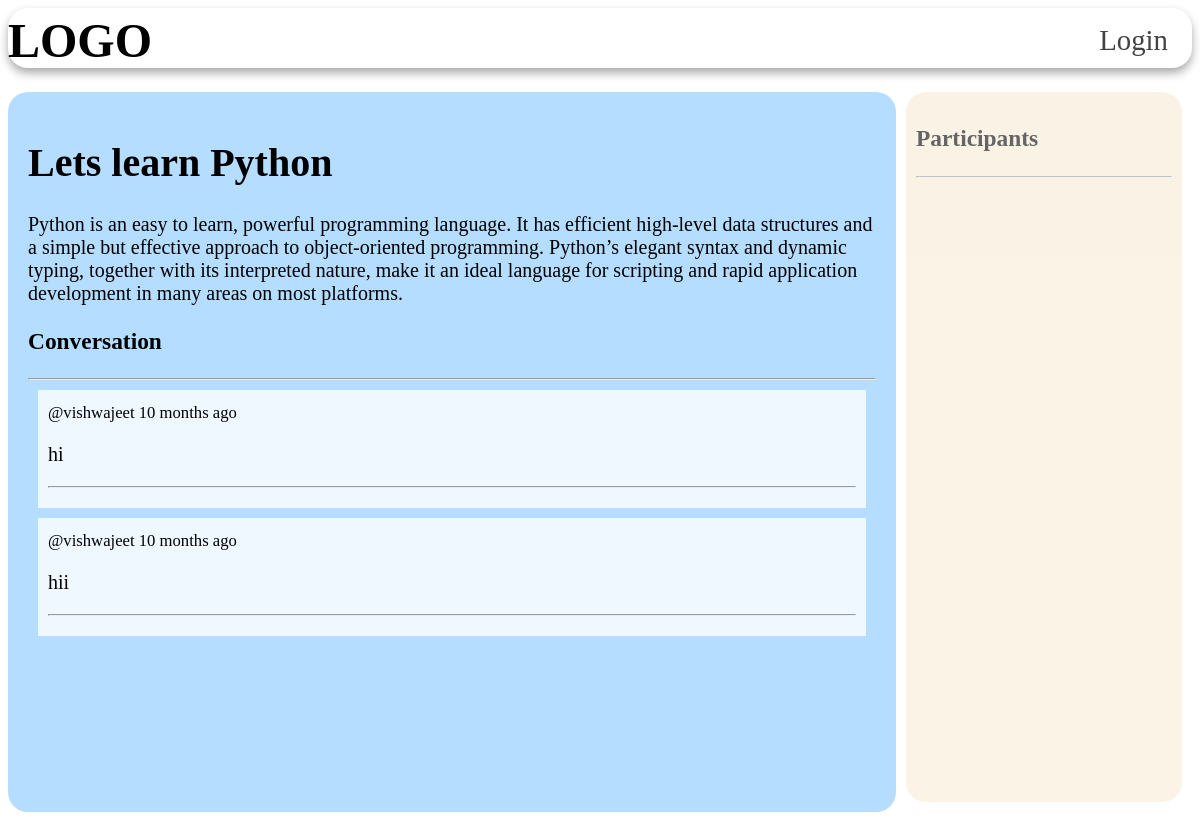
Page /room/2/ on the committed database.
### base/models.py (models this page shows, shortened)
class Room(models.Model):
    host= models.ForeignKey(User, on_delete=models.SET_NULL , null=True)
    topic=models.ForeignKey(Topic, on_delete=models.SET_NULL , null=True)
    name= models.CharField(max_length=200)
    description = models.TextField(null=True)
    participants= models.ManyToManyField(User, related_name='participants',blank=True)
    updated = models.DateTimeField(auto_now=True)
    created = models.DateTimeField(auto_now_add=True)
    class Meta:
        ordering = ['-updated', '-created']

class Message(models.Model):
        user = models.ForeignKey(User, on_delete=models.CASCADE)
        room = models.ForeignKey(Room, on_delete=models.CASCADE)
        body = models.TextField()
        updated = models.DateTimeField(auto_now=True)
        created = models.DateTimeField(auto_now_add=True)
        class Meta:
          ordering = ['-updated', '-created']

### base/views.py (the view, shortened to what this page needs)
# urls.py: path('room/<str:pk>/',views.room, name='room'),
def room(request,pk):
    room = Room.objects.get(id=pk)
    room_messages = room.message_set.all().order_by('created')
    participants = room.participants.all()
    context = {'room': room, 'room_messages':room_messages, 'participants':participants}
    return render(request, 'base/room.html',context)

### base/templates/base/room.html (shortened to what this page needs)
{% include 'main.html'%}
{% block content %}
{% include 'navbar.html'%}
<div class="room-container">
    <div class="chat-div">
        <h1>{{room.name}}</h1>
        <p>{{room.description}}</p>
        <div class="comment-wrraper">
            <h3>Conversation</h3>
            <hr>
            {% for message in room_messages%}
            <div class="user-chat">
                <small>
                    @{{message.user}} {{message.created|timesince}} ago
                </small><br>
                <p>{{message.body}}</p>
                <hr>
            </div>
            {% endfor %}
        </div>
    </div>
    <div class="participant">
        <h3>Participants</h3>
        <hr>
    </div>
</div>
{% endblock %}

### static/styles/main.css (style rules this page uses)
body { font-size: 20px; background-color: #fff; }

### base/templates/base/room.html (style rules this page uses)
.room-container { display: grid; grid-template-columns: 3fr 1fr; }
.chat-div { background-color: #b5ddff; border-radius: 20px; padding: 20px; height: 85vh; margin-top: 3vh; }
.user-chat { background-color: aliceblue; padding: 10px; margin: 10px; overflow: scroll; }
.participant { background-color: antiquewhite; opacity: 0.6; padding: 10px; margin: 10px; overflow: scroll; border-radius: 20px; margin-top: 3vh; font-size: 20px; }

### rows in the picture
Room: name "Lets learn Python", description "Python is an easy to learn, powerful programming language. It has efficient high-level data structures and a simple but effective approach to object-oriented programming. Python’s elegant syntax and dynamic typing, together with its interpreted nature, make it an ideal language for scripting and rapid application development in many areas on most platforms."
Message: user "vishwajeet", created "10 months", body "hi"
Message: user "vishwajeet", created "10 months", body "hii"
